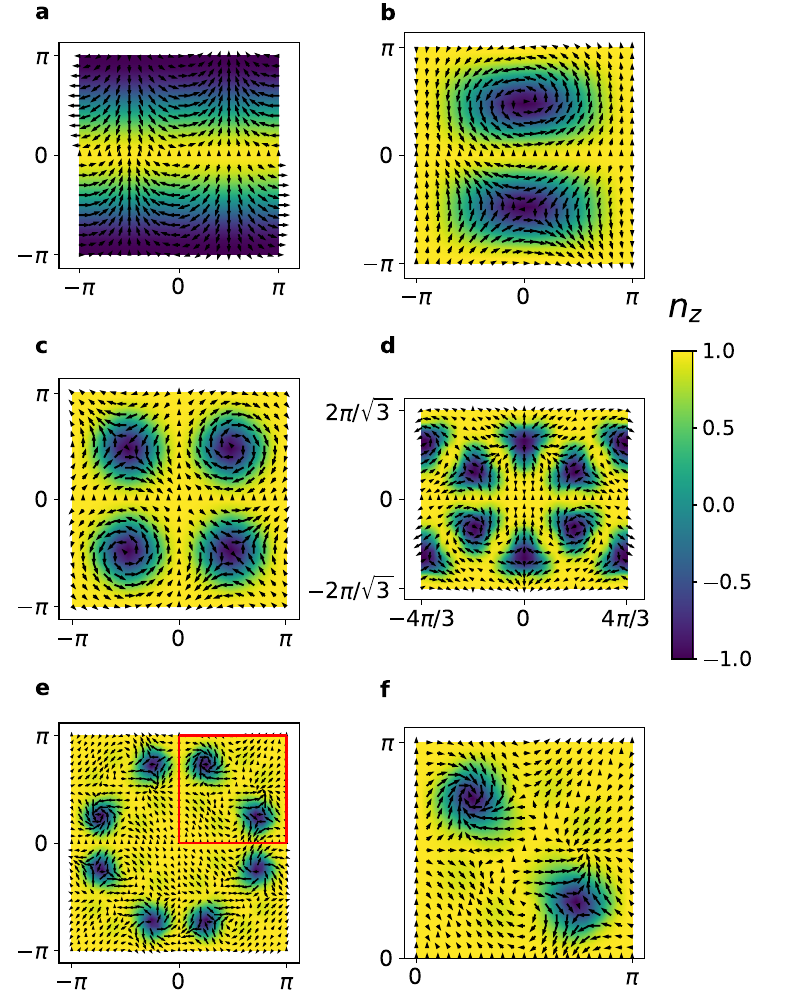

Write Python code to recreate this figure.
from re import I
from pythtb import * # import TB model class
import numpy as np
from scipy.linalg import *
import matplotlib.pyplot as plt
from matplotlib.collections import LineCollection
from function.constant import *

# plot pseudospin textures for all the CDIs

# type I CDI_1

x1 = np.linspace(-pi, pi, 21) 
y1 = np.linspace(-pi, pi, 21)  
X1, Y1 = np.meshgrid(x1, y1)
dz1 = np.cos(Y1)
dx1 = np.sin(Y1)*np.cos(X1)
dy1 = np.sin(Y1)*np.sin(X1)
nor = (dx1**2+dy1**2+dz1**2)**0.5
dz1 = dz1/nor
dx1 = dx1/nor
dy1 = dy1/nor

# type II CDI_1

x1 = np.linspace(-pi, pi, 21) 
y1 = np.linspace(-pi, pi, 21) 
X1_2, Y1_2 = np.meshgrid(x1, y1)
dz1_2 = 0.5*(1+np.cos(X1_2))*(np.cos(2*Y1_2)-1)+1
dx1_2 = 0.5*(1+np.cos(X1_2))*np.sin(2*Y1_2)
dy1_2 = np.sin(X1_2)*np.sin(Y1_2)
nor = (dx1_2**2+dy1_2**2+dz1_2**2)**0.5
dz1_2 = dz1_2/nor
dx1_2 = dx1_2/nor
dy1_2 = dy1_2/nor

# CDI_2

x1 = np.linspace(-pi, pi, 21) 
y1 = np.linspace(-pi, pi, 21) 
X2, Y2 = np.meshgrid(x1, y1)

dz2 = 1.0+np.cos(2*X2)+np.cos(2*Y2)
dx2 = -np.sin(X2)*np.sin(2*Y2)
dy2 = np.sin(2*X2)*np.sin(Y2)
nor = (dx2**2+dy2**2+dz2**2)**0.5
dz2 = dz2/nor
dx2 = dx2/nor
dy2 = dy2/nor

# type I CDI_3

x1 = np.linspace(-4*pi/3, 4*pi/3, 25) 
y1 = np.linspace(-2*pi/(3.**0.5), 2*pi/(3.**0.5), 21) 
X3, Y3 = np.meshgrid(x1, y1)

dz3 = 2.0*(np.cos(1.5*X3+0.5*(3**0.5)*Y3)+np.cos(-1.5*X3+0.5*(3**0.5)*Y3)+np.cos((3**0.5)*Y3))\
    +np.cos(3.0*X3+(3**0.5)*Y3)+np.cos(-3.0*X3+(3**0.5)*Y3)+np.cos(2.0*(3**0.5)*Y3)+2.0
dx3 = np.sin(2.5*X3)*np.sin(0.5*(3**0.5)*Y3)-np.sin(2.0*X3)*np.sin((3**0.5)*Y3)+np.sin(0.5*X3)*np.sin(1.5*(3**0.5)*Y3)
dy3 = -np.cos(2.5*X3)*np.sin(0.5*(3**0.5)*Y3)-np.cos(2.0*X3)*np.sin((3**0.5)*Y3)+np.cos(0.5*X3)*np.sin(1.5*(3**0.5)*Y3)
nor = (dx3**2+dy3**2+dz3**2)**0.5
dz3 = dz3/nor
dx3 = dx3/nor
dy3 = dy3/nor

# type II CDI_3

# x1 = np.linspace(0, 2*pi, 21) 
# y1 = np.linspace(0, 6*pi/(3.**0.5), 31) 
# X, Y = np.meshgrid(x1, y1)

# dz = 2.0*(np.cos(2*X)+np.cos((3**0.5)*Y+X)+np.cos((3**0.5)*Y-X))\
#     -0.0*(np.cos(1.5*X+0.5*(3**0.5)*Y)-np.cos(-1.5*X+0.5*(3**0.5)*Y)-np.cos((3**0.5)*Y))\
#     +2.0*(np.cos(X)+np.cos(0.5*(3**0.5)*Y+0.5*X)+np.cos(0.5*(3**0.5)*Y-0.5*X))+1.5
# dx = np.sin(2.5*X)*np.sin(0.5*(3**0.5)*Y)-np.sin(2.0*X)*np.sin((3**0.5)*Y)+np.sin(0.5*X)*np.sin(1.5*(3**0.5)*Y)
# dy = np.sin(2.5*X)*np.cos(0.5*(3**0.5)*Y)-np.sin(2.0*X)*np.cos((3**0.5)*Y)-np.sin(0.5*X)*np.cos(1.5*(3**0.5)*Y)
# nor = (dx**2+dy**2+dz**2)**0.5
# dz = dz/nor
# dx = dx/nor
# dy = dy/nor

# CDI_4

x1 = np.linspace(-pi, pi, 31) 
y1 = np.linspace(-pi, pi, 31)
X4, Y4 = np.meshgrid(x1, y1)
dz4 = 3.0+np.cos(2*X4)+np.cos(2*Y4)+np.cos(4*X4)+np.cos(4*Y4)+4.0*np.cos(X4)*np.cos(Y4)
dx4 = -np.sin(X4)*np.sin(4*Y4)+np.sin(4*X4)*np.sin(Y4)
dy4 = np.sin(2*X4)*np.sin(4*Y4)-np.sin(4*X4)*np.sin(2*Y4)
nor = (dx4**2+dy4**2+dz4**2)**0.5
dz4 = dz4/nor
dx4 = dx4/nor
dy4 = dy4/nor

# zoom-in subplot for CDI_4

x1 = np.linspace(0, pi, 21) 
y1 = np.linspace(0, pi, 21)
X42, Y42 = np.meshgrid(x1, y1)
dz42 = 3.0+np.cos(2*X42)+np.cos(2*Y42)+np.cos(4*X42)+np.cos(4*Y42)+4.0*np.cos(X42)*np.cos(Y42)
dx42 = -np.sin(X42)*np.sin(4*Y42)+np.sin(4*X42)*np.sin(Y42)
dy42 = np.sin(2*X42)*np.sin(4*Y42)-np.sin(4*X42)*np.sin(2*Y42)
nor = (dx42**2+dy42**2+dz42**2)**0.5
dz42 = dz42/nor
dx42 = dx42/nor
dy42 = dy42/nor

fig, ax = plt.subplots(3,2,figsize=(8,10),gridspec_kw={'width_ratios': [1, 1]}) 
im0 = ax[0][0].imshow(dz1, interpolation ='bilinear', origin ='lower', cmap ="viridis",  extent =(-pi, pi, -pi, pi))
im1 = ax[0][1].imshow(dz1_2, interpolation ='bilinear', origin ='lower', cmap ="viridis",  extent =(-pi, pi, -pi, pi))
im2 = ax[1][0].imshow(dz2, interpolation ='bilinear', origin ='lower', cmap ="viridis",  extent =(-pi, pi, -pi, pi))
im3 = ax[1][1].imshow(dz3, interpolation ='bilinear', origin ='lower', cmap ="viridis", extent =(-4*pi/3, 4*pi/3, -2*pi/(3.**0.5), 2*pi/(3.**0.5)))
im4 = ax[2][0].imshow(dz4, interpolation ='bilinear', origin ='lower', cmap ="viridis",  extent =(-pi, pi, -pi, pi))
im5 = ax[2][1].imshow(dz42, interpolation ='bilinear', origin ='lower', cmap ="viridis",  extent =(0, pi, 0.0, pi))
ax[0][0].xaxis.set_ticks([-pi,0.0,pi])
ax[0][0].set_xticklabels((r'$-\pi$',r'$0$', r'$\pi$'),fontsize=16)
ax[0][0].yaxis.set_ticks([-pi,0.0,pi])
ax[0][0].set_yticklabels((r'$-\pi$',r'$0$', r'$\pi$'),fontsize=16)
ax[0][1].xaxis.set_ticks([-pi,0.0,pi])
ax[0][1].set_xticklabels((r'$-\pi$',r'$0$', r'$\pi$'),fontsize=16)
ax[0][1].yaxis.set_ticks([-pi,0.0,pi])
ax[0][1].set_yticklabels((r'$-\pi$',r'$0$', r'$\pi$'),fontsize=16)
ax[1][0].xaxis.set_ticks([-pi,0.0,pi])
ax[1][0].set_xticklabels((r'$-\pi$',r'$0$', r'$\pi$'),fontsize=16)
ax[1][0].yaxis.set_ticks([-pi,0.0,pi])
ax[1][0].set_yticklabels((r'$-\pi$',r'$0$', r'$\pi$'),fontsize=16)
ax[1][1].xaxis.set_ticks([-4*pi/3,0.0,4*pi/3])
ax[1][1].set_xticklabels((r'$-4\pi/3$',r'$0$', r'$4\pi/3$'),fontsize=16)
ax[1][1].yaxis.set_ticks([-2*pi/np.sqrt(3),0.0,2*pi/np.sqrt(3)])
ax[1][1].set_yticklabels((r'$-2\pi/\sqrt{3}$',r'$0$', r'$2\pi/\sqrt{3}$'),fontsize=16)
ax[2][0].xaxis.set_ticks([-pi,0.0,pi])
ax[2][0].set_xticklabels((r'$-\pi$',r'$0$', r'$\pi$'),fontsize=16)
ax[2][0].yaxis.set_ticks([-pi,0.0,pi])
ax[2][0].set_yticklabels((r'$-\pi$',r'$0$', r'$\pi$'),fontsize=16)
ax[2][1].xaxis.set_ticks([0.0,pi])
ax[2][1].set_xticklabels((r'$0$', r'$\pi$'),fontsize=16)
ax[2][1].yaxis.set_ticks([0.0,pi])
ax[2][1].set_yticklabels((r'$0$', r'$\pi$'),fontsize=16)

lines = [[(0, 0), (0, pi)], [(0, pi), (pi, pi)], [(pi, 0), (pi, pi)],[(0,0),(pi,0)]]
lc = LineCollection(lines, colors='r', linewidths=2)
ax[2][0].add_collection(lc)

ax[0][0].annotate('a', xy=(-0.1, 1.1), xycoords='axes fraction', fontsize=16,fontname='arial',fontfamily='sans-serif',fontweight=600)
ax[0][1].annotate('b', xy=(-0.1, 1.05), xycoords='axes fraction', fontsize=16,fontname='arial',fontfamily='sans-serif',fontweight=600)
ax[1][0].annotate('c', xy=(-0.1, 1.105), xycoords='axes fraction', fontsize=16,fontname='arial',fontfamily='sans-serif',fontweight=600)
ax[1][1].annotate('d', xy=(-0.1, 1.225), xycoords='axes fraction', fontsize=16,fontname='arial',fontfamily='sans-serif',fontweight=600)
ax[2][0].annotate('e', xy=(-0.1, 1.115), xycoords='axes fraction', fontsize=16,fontname='arial',fontfamily='sans-serif',fontweight=600)
ax[2][1].annotate('f', xy=(-0.1, 1.13), xycoords='axes fraction', fontsize=16,fontname='arial',fontfamily='sans-serif',fontweight=600)
ax[1][1].annotate(r'$n_z$', xy=(1.1, 1.4), xycoords='axes fraction', fontsize=24)
fig.subplots_adjust(left=0.5)
cbar=fig.colorbar(im0,ticks=[-1.0,-0.5,0.0,0.5,1.0],shrink=0.4,aspect=15,ax=ax[0:,:],location='right',pad=-0.42)
cbar.ax.tick_params(labelsize=15)
for ia in range (21):
  for ja in range (21):
    ax[0][0].arrow(X1[ja][ia],Y1[ja][ia],dx1[ja][ia]/5.,dy1[ja][ia]/5.,width=0.015,head_width=0.07,color='black')
    ax[0][1].arrow(X1_2[ja][ia],Y1_2[ja][ia],dx1_2[ja][ia]/5.,dy1_2[ja][ia]/5.,width=0.015,head_width=0.07,color='black')
    ax[1][0].arrow(X2[ja][ia],Y2[ja][ia],dx2[ja][ia]/5.,dy2[ja][ia]/5.,width=0.015,head_width=0.07,color='black')
    ax[2][1].arrow(X42[ja][ia],Y42[ja][ia],dx42[ja][ia]/9.,dy42[ja][ia]/9.,width=0.006,head_width=0.035,color='black')

for ia in range (31):
  for ja in range (31):
    ax[2][0].arrow(X4[ja][ia],Y4[ja][ia],dx4[ja][ia]/6.,dy4[ja][ia]/6.,width=0.001,head_width=0.033,color='black')

for ia in range (25):
  for ja in range (21):
    ax[1][1].arrow(X3[ja][ia],Y3[ja][ia],dx3[ja][ia]/5.,dy3[ja][ia]/5.,width=0.01,head_width=0.07,color='black') 

fig.tight_layout()
fig.savefig('pseudospin.pdf')
plt.show()